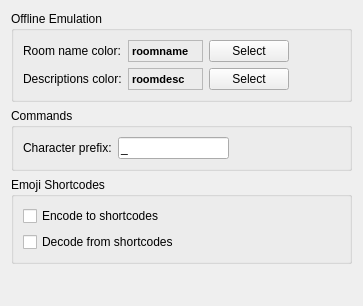
<?xml version="1.0" encoding="UTF-8"?>
<ui version="4.0">
 <class>ParserPage</class>
 <widget class="QWidget" name="ParserPage">
  <property name="sizePolicy">
   <sizepolicy hsizetype="Minimum" vsizetype="Minimum">
    <horstretch>0</horstretch>
    <verstretch>0</verstretch>
   </sizepolicy>
  </property>
  <property name="minimumSize">
   <size>
    <width>0</width>
    <height>0</height>
   </size>
  </property>
  <property name="windowTitle">
   <string>Form1</string>
  </property>
  <layout class="QVBoxLayout" name="_2">
   <item>
    <widget class="QGroupBox" name="groupBox">
     <property name="title">
      <string>Offline Emulation</string>
     </property>
     <layout class="QGridLayout" name="gridLayout_2">
      <item row="0" column="3">
       <spacer name="horizontalSpacer">
        <property name="orientation">
         <enum>Qt::Horizontal</enum>
        </property>
        <property name="sizeHint" stdset="0">
         <size>
          <width>10</width>
          <height>20</height>
         </size>
        </property>
       </spacer>
      </item>
      <item row="0" column="1">
       <widget class="QLabel" name="roomNameColorLabel">
        <property name="minimumSize">
         <size>
          <width>75</width>
          <height>0</height>
         </size>
        </property>
        <property name="font">
         <font>
          <family>MS Shell Dlg</family>
          <pointsize>8</pointsize>
          <italic>false</italic>
          <bold>true</bold>
          <underline>false</underline>
          <strikeout>false</strikeout>
         </font>
        </property>
        <property name="frameShape">
         <enum>QFrame::StyledPanel</enum>
        </property>
        <property name="frameShadow">
         <enum>QFrame::Raised</enum>
        </property>
        <property name="text">
         <string>roomname</string>
        </property>
        <property name="margin">
         <number>3</number>
        </property>
        <property name="indent">
         <number>3</number>
        </property>
        <property name="buddy">
         <cstring>roomNameColorPushButton</cstring>
        </property>
       </widget>
      </item>
      <item row="0" column="2">
       <widget class="QPushButton" name="roomNameColorPushButton">
        <property name="text">
         <string>Select</string>
        </property>
       </widget>
      </item>
      <item row="0" column="0">
       <widget class="QLabel" name="label">
        <property name="text">
         <string>Room name color:</string>
        </property>
        <property name="buddy">
         <cstring>roomNameColorPushButton</cstring>
        </property>
       </widget>
      </item>
      <item row="1" column="0">
       <widget class="QLabel" name="label_2">
        <property name="text">
         <string>Descriptions color:</string>
        </property>
        <property name="buddy">
         <cstring>roomDescColorPushButton</cstring>
        </property>
       </widget>
      </item>
      <item row="1" column="1">
       <widget class="QLabel" name="roomDescColorLabel">
        <property name="minimumSize">
         <size>
          <width>75</width>
          <height>0</height>
         </size>
        </property>
        <property name="font">
         <font>
          <family>MS Shell Dlg</family>
          <pointsize>8</pointsize>
          <italic>false</italic>
          <bold>true</bold>
          <underline>false</underline>
          <strikeout>false</strikeout>
         </font>
        </property>
        <property name="frameShape">
         <enum>QFrame::StyledPanel</enum>
        </property>
        <property name="frameShadow">
         <enum>QFrame::Raised</enum>
        </property>
        <property name="text">
         <string>roomdesc</string>
        </property>
        <property name="margin">
         <number>3</number>
        </property>
        <property name="indent">
         <number>3</number>
        </property>
        <property name="buddy">
         <cstring>roomDescColorPushButton</cstring>
        </property>
       </widget>
      </item>
      <item row="1" column="2">
       <widget class="QPushButton" name="roomDescColorPushButton">
        <property name="text">
         <string>Select</string>
        </property>
       </widget>
      </item>
     </layout>
    </widget>
   </item>
   <item>
    <widget class="QGroupBox" name="groupBox_3">
     <property name="title">
      <string>Commands</string>
     </property>
     <layout class="QGridLayout" name="gridLayout_3">
      <item row="0" column="0">
       <widget class="QLabel" name="label_3">
        <property name="text">
         <string>Character prefix:</string>
        </property>
        <property name="buddy">
         <cstring>charPrefixLineEdit</cstring>
        </property>
       </widget>
      </item>
      <item row="0" column="1">
       <widget class="QLineEdit" name="charPrefixLineEdit">
        <property name="text">
         <string>_</string>
        </property>
        <property name="maxLength">
         <number>1</number>
        </property>
       </widget>
      </item>
      <item row="0" column="2">
       <spacer name="horizontalSpacer_2">
        <property name="orientation">
         <enum>Qt::Horizontal</enum>
        </property>
        <property name="sizeHint" stdset="0">
         <size>
          <width>10</width>
          <height>20</height>
         </size>
        </property>
       </spacer>
      </item>
     </layout>
    </widget>
   </item>
   <item>
    <widget class="QGroupBox" name="groupBox_2">
     <property name="title">
      <string>Emoji Shortcodes</string>
     </property>
     <layout class="QGridLayout" name="gridLayout">
      <item row="0" column="1">
       <spacer name="horizontalSpacer_3">
        <property name="orientation">
         <enum>Qt::Horizontal</enum>
        </property>
        <property name="sizeHint" stdset="0">
         <size>
          <width>10</width>
          <height>20</height>
         </size>
        </property>
       </spacer>
      </item>
      <item row="0" column="0">
       <widget class="QCheckBox" name="encodeEmoji">
        <property name="text">
         <string>Encode to shortcodes</string>
        </property>
       </widget>
      </item>
      <item row="1" column="0">
       <widget class="QCheckBox" name="decodeEmoji">
        <property name="text">
         <string>Decode from shortcodes</string>
        </property>
       </widget>
      </item>
     </layout>
    </widget>
   </item>
   <item>
    <spacer>
     <property name="orientation">
      <enum>Qt::Vertical</enum>
     </property>
     <property name="sizeHint" stdset="0">
      <size>
       <width>341</width>
       <height>31</height>
      </size>
     </property>
    </spacer>
   </item>
  </layout>
 </widget>
 <tabstops>
  <tabstop>roomNameColorPushButton</tabstop>
  <tabstop>roomDescColorPushButton</tabstop>
  <tabstop>charPrefixLineEdit</tabstop>
 </tabstops>
 <resources/>
 <connections/>
</ui>
